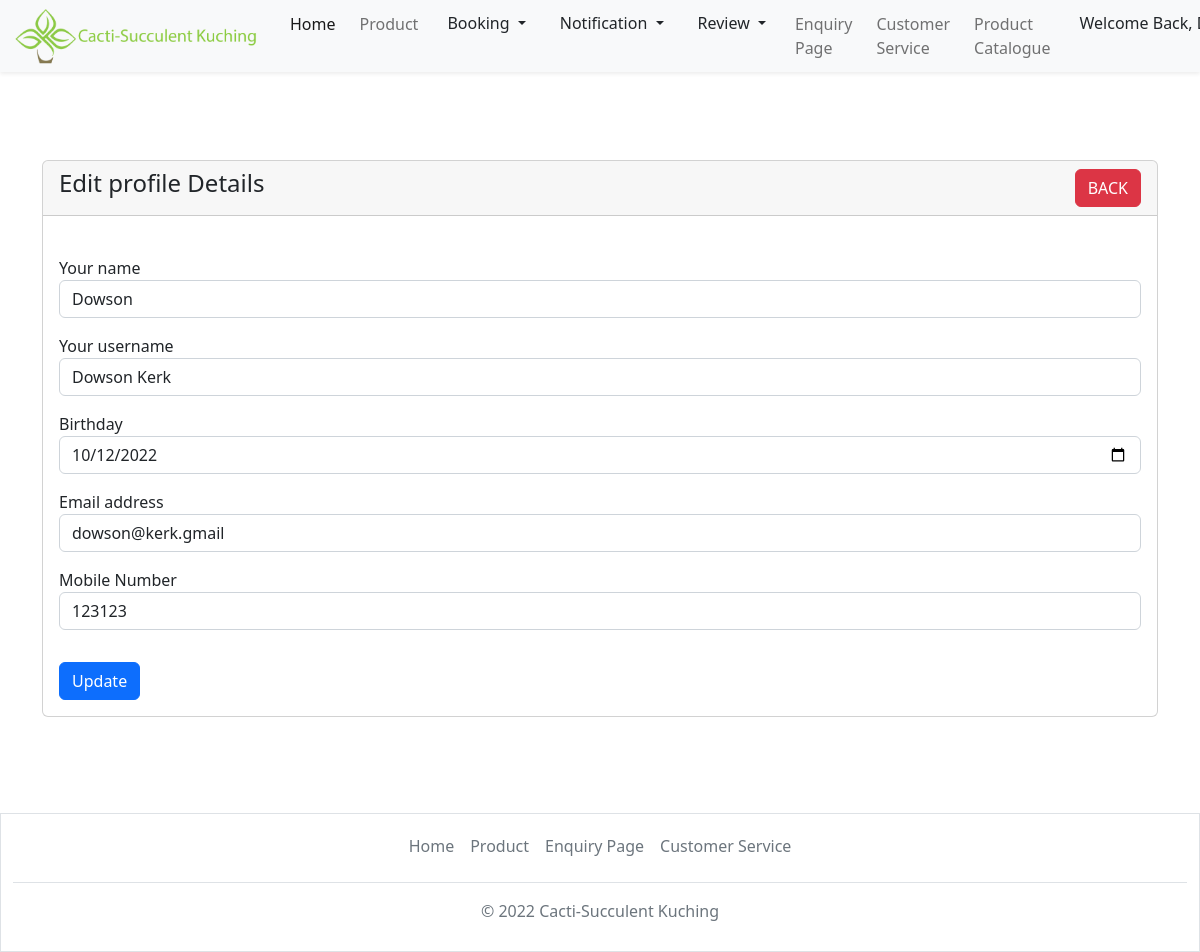
The app's page /editprofile.php?id=1 (signed in) with its own data.
### tables this page shows
CREATE TABLE `users` (
  `id` int(100) NOT NULL,
  `username` varchar(100) NOT NULL,
  `full_name` varchar(100) DEFAULT NULL,
  `birthday` date DEFAULT NULL,
  `contact_number` varchar(100) DEFAULT NULL,
  `email` varchar(100) NOT NULL,
  `user_type` varchar(100) NOT NULL,
  `password` varchar(100) NOT NULL
);

### editprofile.php (the view, shortened to what this page needs)
<?php
 include('Account.php');
$id = mysqli_real_escape_string($con, $_GET['id']);
$query = "SELECT * FROM users WHERE id='$id'";
$query_run = mysqli_query($con, $query);
$userInfo = mysqli_fetch_array($query_run);
?>
<!doctype html>
<html lang="en">
    <head>
        <link rel="stylesheet" href="styles\homepage.css">
        <link href="https://cdn.jsdelivr.net/npm/bootstrap@5.2.2/dist/css/bootstrap.min.css" rel="stylesheet">
    </head>
<body>
<nav class="navbar navbar-expand-lg">
    <div class="container-fluid fixed-top shadow-sm bg-light">
        <a class="navbar-brand" href="home.php">
            <img src="images\logo.png" alt="logo" style="width:250px;" class="rounded-pill">
        </a>
        <div class="collapse navbar-collapse justify-content-end" id="collapsibleNavbar">
            <ul class="navbar-nav">
                <li class="nav-item p-1">
                    <a class="nav-link active" href="home.php">Home</a>
                </li>
                <li class="nav-item p-1">
                    <a class="nav-link" href="#">Product</a>
                </li>
                <li class="nav-item p-1">
                    <div class="dropdown">
                        <button class="btn dropdown-toggle" type="button" data-bs-toggle="dropdown" aria-expanded="false">
                             Booking
                        </button>
                    </div>
                </li>
                <li class="nav-item p-1">
                    <div class="dropdown" >
                        <button class="btn dropdown-toggle" type="button" data-bs-toggle="dropdown" data-bs-auto-close="false" aria-expanded="false">
                             Notification
                        </button>
                    </div>
                </li>
                <li class="nav-item p-1">
                    <div class="dropdown">
                        <button class="btn dropdown-toggle" type="button" data-bs-toggle="dropdown" aria-expanded="false">
                             Review
                        </button>
                    </div>
                </li>
                <li class="nav-item p-1">
                    <a class="nav-link" href="enquiryPage.php">Enquiry Page</a>
                </li>
                <li class="nav-item p-1">
                    <a class="nav-link" href="customerservice.php">Customer Service</a>
                </li>
                <li class="nav-item p-1">
                    <a class="nav-link" href="productcatalogue.php">Product Catalogue</a>
                </li>
                <li class="nav-item p-1">
                    <div class="dropdown">
                        <button class="btn dropdown-toggle" type="button" data-bs-toggle="dropdown" aria-expanded="false">
                             Welcome Back, <?php echo $_SESSION['user']['username']; ?>!
                        </button>
                    </div>
                </li>
            </ul>
        </div>
    </div>
</nav>
<br></br><br></br>
<div class="container mt-5">
<div class="row">
    <div class="col-md-12">
        <div class="card">
            <div class="card-header">
                <h4>Edit profile Details
                    <a href="profile.php?id=<?= $userInfo['id']; ?>" class="btn btn-danger float-end">BACK</a>
                </h4>
            </div>
            <div class="card-body">
                <?php
                    if(isset($_GET['id'])){
                    $id = mysqli_real_escape_string($con, $_GET['id']);
                    $query = "SELECT * FROM users WHERE id='$id'";
                    $query_run = mysqli_query($con, $query);
                    if(mysqli_num_rows($query_run) > 0)
                    {
                        $userInfo = mysqli_fetch_array($query_run);
                        ?>
                        <form class="" action="" method="POST">
                            <br>
                            <div class="form-group pb-3">
                              <label for="name">Your name</label>
                              <input type="text" name="name" value="<?php echo $userInfo['full_name']; ?>" class="form-control" required />
                            </div>
                            <div class="form-group pb-3">
                              <label for="username">Your username</label>
                              <input type="text" name="username" value="<?php echo $userInfo['username']; ?>" class="form-control" required />
                            </div>
                            <div class="form-group pb-3">
                              <label for="username">Birthday</label>
                              <input type="date" name="birthday" value="<?php echo $userInfo['birthday']; ?>" class="form-control" required />
                            </div>
                            <div class="form-group pb-3">
                              <label for="email">Email address</label>
                              <input type="email" id="email" name="email" value="<?php echo $userInfo['email']; ?>" class="form-control"required  />
                            </div>
                            <div class="form-group pb-3">
                              <label for="mobile">Mobile Number</label>
                              <input type="text" id="contactnum" name="contactnum" value="<?php echo $userInfo['contact_number']; ?>" class="form-control" pattern="^(01)[0-46-9]*[0-9]{7,8}$" required  />
                            </div>
                            <div class="form-group pt-3">
                              <button type="submit" id="update_user" name="update_user" class="btn btn-primary" >Update</button>
                            </div>
                        </form>
                        <?php
                         }
                    }
                ?>
            </div>
        </div>
    </div>
</div>
</div>
<br></br><br></br>
<div class="container-fluid border" style="width: 100%;">
  <footer class="py-1 my-2 ">
  <ul class="nav justify-content-center border-bottom pb-3 mb-3">
      <li class="nav-item"><a href="home.php" class="nav-link px-2 text-muted">Home</a></li>
      <li class="nav-item"><a href="productcatalogue.php" class="nav-link px-2 text-muted">Product</a></li>
      <li class="nav-item"><a href="enquiryPage.php" class="nav-link px-2 text-muted">Enquiry Page</a></li>
      <li class="nav-item"><a href="customerservice.php" class="nav-link px-2 text-muted">Customer Service</a></li>
    </ul>
    <p class="text-center text-muted">© 2022 Cacti-Succulent Kuching</p>
  </footer>
</div>
</body>
</html>

### records on screen
users: name "Dowson", username "Dowson Kerk", birthday "10/12/2022", email "dowson@kerk.gmail", contactnum "123123"
